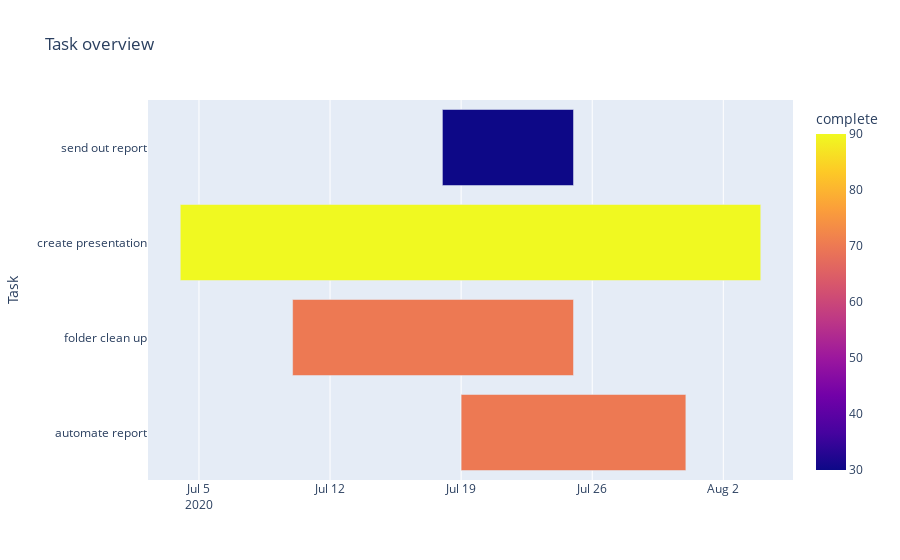

Notebook cell for this chart:
### Code cell
fig.show()

### Figure 1 — Plotly figure (JSON) as saved in the notebook; plotly's stock layout.template omitted (floating-point values rounded to 4 significant figures)
{"data": [{"alignmentgroup": "True", "base": ["2020-07-19T00:00:00", "2020-07-10T00:00:00", "2020-07-04T00:00:00", "2020-07-18T00:00:00"], "hovertemplate": "Start=%{base}<br>Finish=%{x}<br>Task=%{y}<br>complete=%{marker.color}<extra></extra>", "legendgroup": "", "marker": {"color": [70, 70, 90, 30], "coloraxis": "coloraxis", "pattern": {"shape": ""}}, "name": "", "offsetgroup": "", "orientation": "h", "showlegend": false, "textposition": "auto", "type": "bar", "x": [1036800000, 1296000000, 2678400000, 604800000], "xaxis": "x", "y": ["automate report", "folder clean up", "create presentation", "send out report"], "yaxis": "y"}], "layout": {"barmode": "overlay", "coloraxis": {"colorbar": {"title": {"text": "complete"}}, "colorscale": [[0, "#0d0887"], [0.1111, "#46039f"], [0.2222, "#7201a8"], [0.3333, "#9c179e"], [0.4444, "#bd3786"], [0.5556, "#d8576b"], [0.6667, "#ed7953"], [0.7778, "#fb9f3a"], [0.8889, "#fdca26"], [1, "#f0f921"]]}, "legend": {"tracegroupgap": 0}, "title": {"text": "Task overview"}, "xaxis": {"anchor": "y", "domain": [0, 1], "type": "date"}, "yaxis": {"anchor": "x", "domain": [0, 1], "title": {"text": "Task"}}}}
